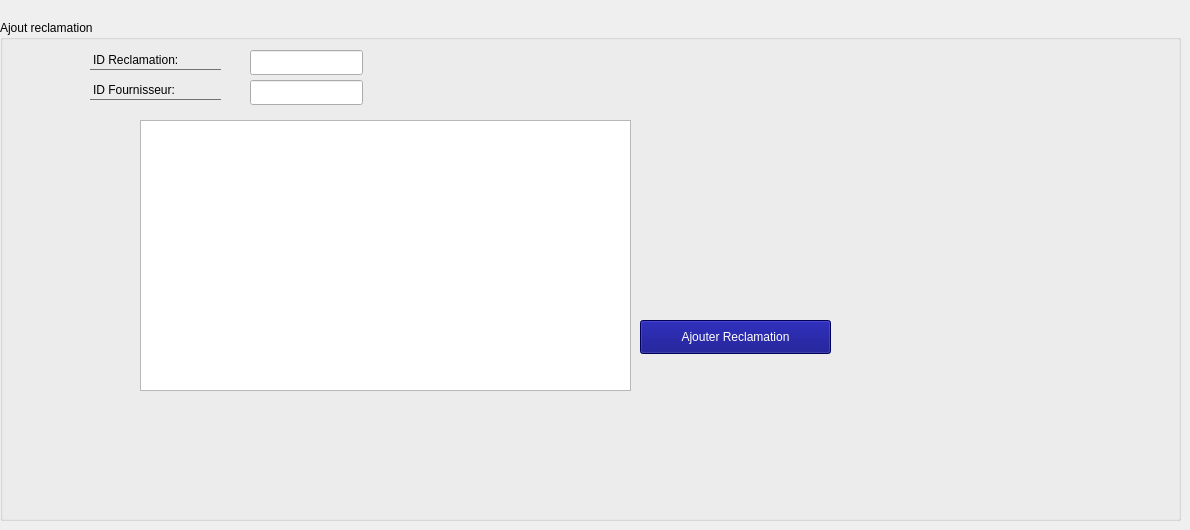
      <widget class="QWidget" name="tab_8">
       <attribute name="title">
        <string>Ajouter </string>
       </attribute>
       <widget class="QPushButton" name="reclam_butt_ajouter">
        <property name="geometry">
         <rect>
          <x>640</x>
          <y>320</y>
          <width>191</width>
          <height>34</height>
         </rect>
        </property>
        <property name="styleSheet">
         <string notr="true">color: rgb(255, 255, 255);
background-color: rgb(0, 0, 127);</string>
        </property>
        <property name="text">
         <string>Ajouter Reclamation</string>
        </property>
       </widget>
       <widget class="QLabel" name="label_26">
        <property name="geometry">
         <rect>
          <x>90</x>
          <y>80</y>
          <width>131</width>
          <height>20</height>
         </rect>
        </property>
        <property name="styleSheet">
         <string notr="true">border:none;
border-bottom:1px solid #707172;
background: transparent;</string>
        </property>
        <property name="text">
         <string>ID Fournisseur: </string>
        </property>
       </widget>
       <widget class="QLineEdit" name="Id_recl">
        <property name="geometry">
         <rect>
          <x>250</x>
          <y>80</y>
          <width>113</width>
          <height>25</height>
         </rect>
        </property>
       </widget>
       <widget class="QTextEdit" name="textEditf">
        <property name="geometry">
         <rect>
          <x>140</x>
          <y>120</y>
          <width>491</width>
          <height>271</height>
         </rect>
        </property>
       </widget>
       <widget class="QLabel" name="label_27">
        <property name="geometry">
         <rect>
          <x>90</x>
          <y>50</y>
          <width>131</width>
          <height>20</height>
         </rect>
        </property>
        <property name="styleSheet">
         <string notr="true">border:none;
border-bottom:1px solid #707172;
background: transparent;</string>
        </property>
        <property name="text">
         <string>ID Reclamation: </string>
        </property>
       </widget>
       <widget class="QLineEdit" name="Id_recl_4">
        <property name="geometry">
         <rect>
          <x>250</x>
          <y>50</y>
          <width>113</width>
          <height>25</height>
         </rect>
        </property>
       </widget>
       <widget class="QGroupBox" name="groupBox_6">
        <property name="geometry">
         <rect>
          <x>0</x>
          <y>20</y>
          <width>1181</width>
          <height>501</height>
         </rect>
        </property>
        <property name="title">
         <string>Ajout reclamation </string>
        </property>
        <widget class="QLabel" name="label_b6">
         <property name="geometry">
          <rect>
           <x>0</x>
           <y>-10</y>
           <width>1171</width>
           <height>501</height>
          </rect>
         </property>
         <property name="text">
          <string/>
         </property>
        </widget>
       </widget>
       <zorder>groupBox_6</zorder>
       <zorder>reclam_butt_ajouter</zorder>
       <zorder>label_26</zorder>
       <zorder>Id_recl</zorder>
       <zorder>textEditf</zorder>
       <zorder>label_27</zorder>
       <zorder>Id_recl_4</zorder>
      </widget>
